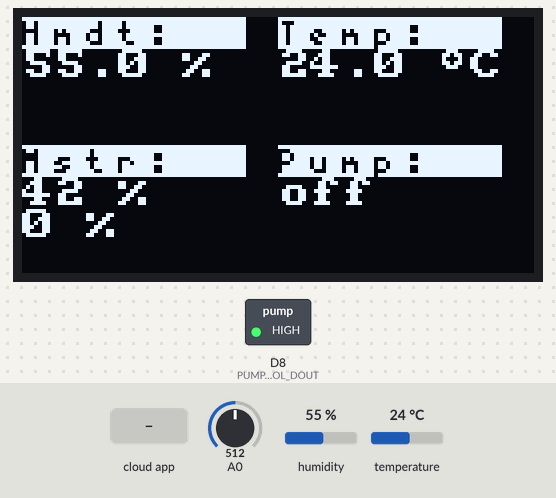
This sketch was run on a simulated Arduino Nano 33 IoT. On the bench: 128×64 one-colour display, switched loads named in the sketch (green lamp = pin HIGH). The test bench sets the inputs (shaded band); at power-on: A0 = 512, humidity 55 %, temperature 24 °C. WiFi joins after 1.5 s; servers stay silent unless stated; what the sketch prints to the serial monitor is not drawn.

Above: at 4.2 s.
4.3 s: the phone or cloud app sets moistureLimit to 50
At 5.8 s:
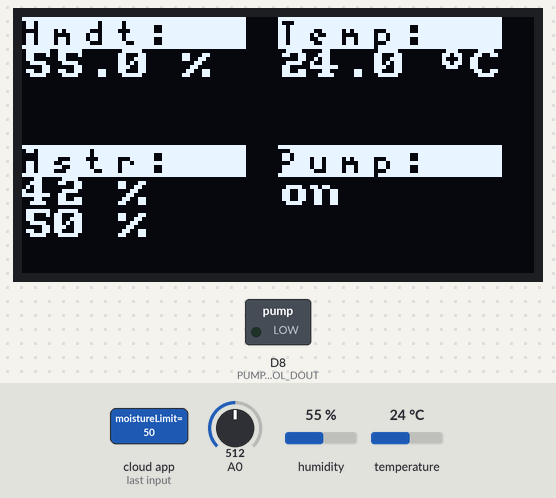
6.5 s: A0 set to 492
At 8.2 s:
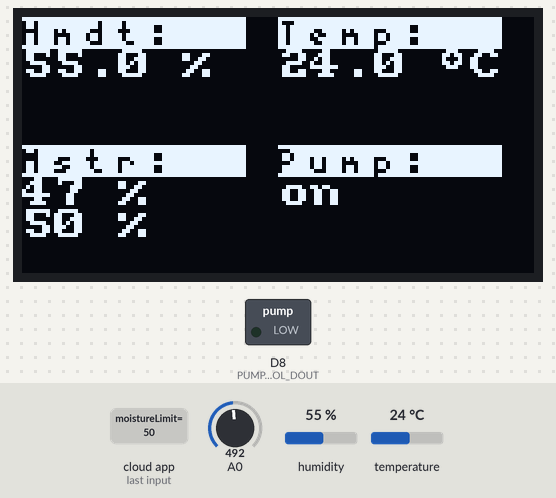
8.5 s: A0 set to 465
At 10.1 s:
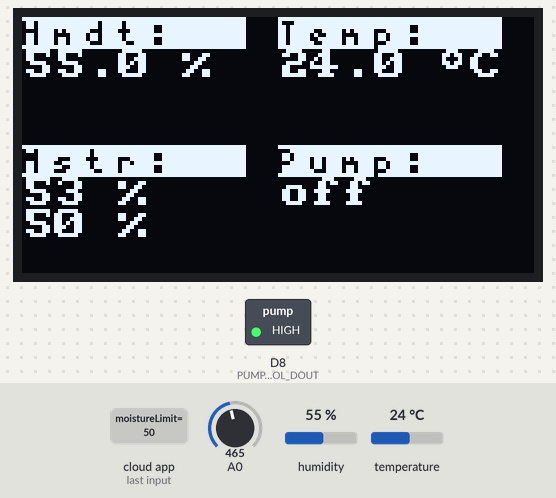
10.5 s: humidity set to 22 %
At 12.1 s:
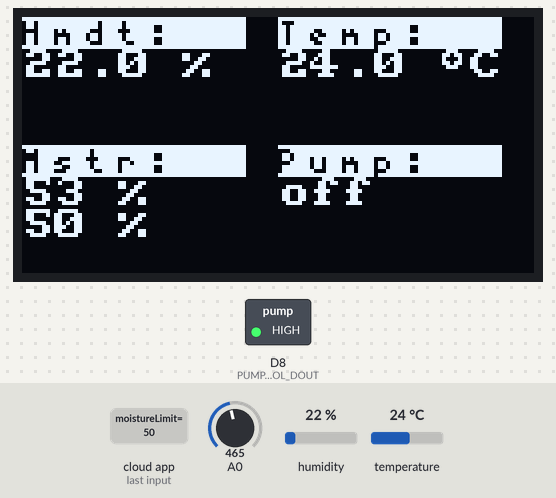
12.5 s: temperature set to 12 °C
At 15.5 s:
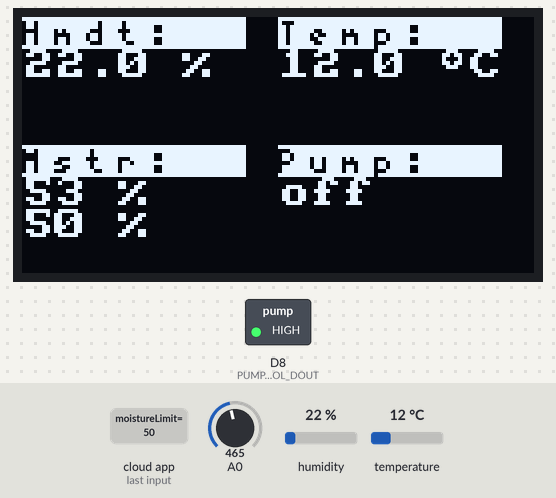
16.5 s: the phone or cloud app sets moistureLimit to 0
At 17.4 s:
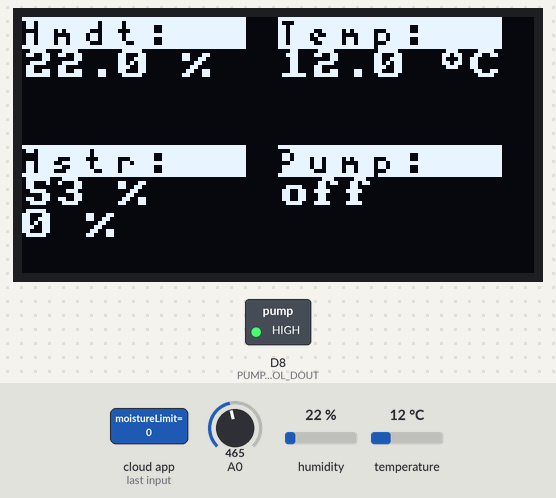
Timing chart, 0 to 19.5 s (numbered marks = the images above; inputs shaded):
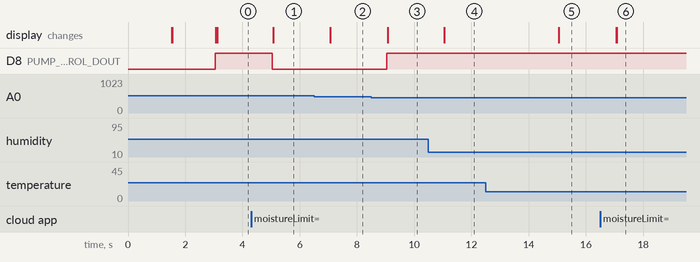

The sketch:

Flower_Planter_v02.ino
```cpp
// Ziskanie ID a hesla pre pripojenie k WIFI
#include "arduino_secrets.h"

/*
  Sketch generated by the Arduino IoT Cloud Thing "Untitled"
  https://create.arduino.cc/cloud/things/c3aa4a51-1f80-4fac-9e25-39c57b667521

  Arduino IoT Cloud Variables description

  The following variables are automatically generated and updated when changes are made to the Thing

  float humidity;
  float temperature;
  int moisture;
  int moistureLimit;
  bool waterPumpOn;

  Variables which are marked as READ/WRITE in the Cloud Thing will also have functions
  which are called when their values are changed from the Dashboard.
  These functions are generated with the Thing and added at the end of this sketch.
*/
#include "thingProperties.h"

#include "DHT.h"                      // Senzor teploty a vlhkosti vzduchu
#include <Arduino.h>                  // Arduino Cloud
#include <U8x8lib.h>                  // Displej
#ifdef U8X8_HAVE_HW_SPI
#include <SPI.h>                      // Displej
#endif


// Definicie: DHT senzor
#define DHTPIN              6         // Pin, z ktoreho sa citaju data o teplote a vlhkosti
#define DHTTYPE             DHT22     // Identifikator pouyiteho senzora

#define PUMP_CONTROL_DOUT   8         // Digitalny pin, pomocou ktoreho sa pusta rele s vodnou pumpou
#define RELAY_ON            LOW       // Rele sa zapne, ak je pin nastaveny na LOW
#define RELAY_OFF           HIGH      // Rele sa rozopne, ak je pin nastaveny na HIGH


// Inicializacia kniznice: DHT
DHT dht(DHTPIN, DHTTYPE);

// Inicializacia kniznice: U8g2
U8X8_SH1106_128X64_NONAME_HW_I2C u8x8(/* reset=*/ U8X8_PIN_NONE);


// Konstanty: vlhka / sucha hlina
const int dry = 690;
const int wet = 260;

// Premenne non-blocking pauzy v loop procedure
unsigned long previousMillis = 0;
const long interval = 2000;           // uvedene v milisekudach

// Priznak na vypis nadpisov
bool writeTitles = true;


void setup() {
  // Initialize serial and wait for port to open:
  Serial.begin(9600);
  // This delay gives the chance to wait for a Serial Monitor without blocking if none is found
  delay(1500);

  // Konfiguracia displeja
  u8x8.begin();
  u8x8.setPowerSave(0);

  // Vypis uvodnu obrzovku
  u8x8.setFont(u8x8_font_amstrad_cpc_extended_f);
  u8x8.setInverseFont(0);
  u8x8.setCursor(4,4);
  u8x8.print("Init ...");

  // Defined in thingProperties.h
  initProperties();

  // Connect to Arduino IoT Cloud
  ArduinoCloud.begin(ArduinoIoTPreferredConnection);

  /*
     The following function allows you to obtain more information
     related to the state of network and IoT Cloud connection and errors
     the higher number the more granular information youâ  ll get.
     The default is 0 (only errors).
     Maximum is 4
 */
  setDebugMessageLevel(2);
  ArduinoCloud.printDebugInfo();

  // Spustenie merania teploty a vlhkosti vzduchu
  dht.begin();

  // Nakonfiguruj prislusny digitalny pin a inicialne vypni zalievanie
  digitalWrite(PUMP_CONTROL_DOUT, RELAY_OFF);
  pinMode(PUMP_CONTROL_DOUT, OUTPUT);
  waterPumpOn = false;
}

void loop() {
  unsigned long currentMillis = millis();

  // Posli aktualne hodnoty premennych do Arduino cloud
  ArduinoCloud.update();

  if (currentMillis - previousMillis >= interval) {
    previousMillis = currentMillis;

    // Odcitaj zo senzora templotu a vlhkost vzduchu
    float airT = dht.readTemperature();
    float airH = dht.readHumidity();


    // Odcitaj vlhkost hliny v kvetinaci (pomocou dedikovaneho senzora vlhkosti hliny)
    int flowerHVal = analogRead(A0);
    flowerHVal = (flowerHVal >= wet) ? flowerHVal : wet;
    flowerHVal = (flowerHVal <= dry) ? flowerHVal : dry;

    // Skontroluj, ci sa podarilo nacitat hodnoty zo senzorov vzduchu
    if (isnan(airH) || isnan(airT)) {
      // Nastav na 0
      airH = 0;
      airT = 0;
    }
    if (isnan(flowerHVal)) {
      // Zastav pumpu a nastav prislusny priznak, pre istotu.
      digitalWrite(PUMP_CONTROL_DOUT, RELAY_OFF);
      waterPumpOn = false;
    }

    // Skonvertuj ciselnu hodnotu senzora vlhkosti hliny na percento
    int flowerH = map(flowerHVal, wet, dry, 100, 0);

    // Aktualizuj premenne pre cloud
    temperature = airT;
    humidity = airH;
    moisture = flowerH;

    // Zisti z cloud-u hodnotu minimanej akceptovanej vlhkosti v kvetinaci.
    // Ak je aktualna vlhkost nizsia ako minimalna akceptovana, pusti vodnu pumpu.
    if (isnan(moistureLimit)) {
        Serial.print("Cakam na nacitanie hodnoty minimalnej akceptovanej vlhkosti v kvetinaci z cloud-u.");
    } else {
      if (flowerH < moistureLimit) {
        // Pusti pumpu a nastav prislusny priznak
        digitalWrite(PUMP_CONTROL_DOUT, RELAY_ON);
        waterPumpOn = true;
      } else if (waterPumpOn) {
        // Zastav pumpu a nastav prislusny priznak
        digitalWrite(PUMP_CONTROL_DOUT, RELAY_OFF);
        waterPumpOn = false;
      }
    }

    // Ak je to pozadovane, vykresli nadpisy
    if (writeTitles) {
      writeTitlesToScreen();

      // Nadpisy vykresli len 1 krat
      writeTitles = false;
    }

    // Nastav font a zrus inverziu pozadia
    u8x8.setFont(u8x8_font_amstrad_cpc_extended_f);
    u8x8.setInverseFont(0);

    // Vlhkost
    u8x8.setCursor(0,1);
    u8x8.print(String(airH,1) + " %");

    // Teplota
    u8x8.setCursor(8,1);
    u8x8.print(String(airT,1) + " \xb0" + "C");

    // Zavlaha v kvetinaci
    u8x8.setCursor(0,5);
    u8x8.print(String(flowerH) + " % ");

    // Limit zavlahy v kvetinaci
    u8x8.setCursor(0,6);

    // Nevzpisuj hodnotu limitu, ak este nie je dotiahnuta z cloud-u
    if (!isnan(moistureLimit)) {
      u8x8.print(String(moistureLimit) + " % ");
    }

    // Stav zapnutia vodnej pumpy
    u8x8.setCursor(8,5);

    // Otestuj, ci je vodna pumpa zapnuta
    if (waterPumpOn) {
      u8x8.print("on ");
    } else {
      u8x8.print("off");
    }
  }
}

void writeTitlesToScreen() {
  // Vycisti display
  u8x8.clearDisplay();

  // Nastav font a inverziu pozadia na blelu
  u8x8.setFont(u8x8_font_5x7_r);
  u8x8.setInverseFont(1);

  // Vypis nadpisy
  u8x8.drawString(0,0,"Hmdt:  ");
  u8x8.drawString(8,0,"Temp:  ");
  u8x8.drawString(0,4,"Mstr:  ");
  u8x8.drawString(8,4,"Pump:  ");
}


/*
  Since MoistureLimit is READ_WRITE variable, onMoistureLimitChange() is
  executed every time a new value is received from IoT Cloud.
*/
void onMoistureLimitChange()  {
  Serial.print("Hodnot minimalnej vlhkosti kvetinaca zmenena na: " + String(moistureLimit));
}
```

arduino_secrets.h
```cpp
#define SECRET_SSID "CHANGEIT"
#define SECRET_OPTIONAL_PASS "CHANGEIT"
```

thingProperties.h
```cpp
// Code generated by Arduino IoT Cloud, DO NOT EDIT.

#include <ArduinoIoTCloud.h>
#include <Arduino_ConnectionHandler.h>

const char SSID[]     = SECRET_SSID;    // Network SSID (name)
const char PASS[]     = SECRET_OPTIONAL_PASS;    // Network password (use for WPA, or use as key for WEP)

void onMoistureLimitChange();

float humidity;
float temperature;
int moisture;
int moistureLimit;
bool waterPumpOn;

void initProperties(){

  ArduinoCloud.addProperty(humidity, READ, 10 * SECONDS, NULL);
  ArduinoCloud.addProperty(temperature, READ, 10 * SECONDS, NULL);
  ArduinoCloud.addProperty(moisture, READ, 10 * SECONDS, NULL);
  ArduinoCloud.addProperty(moistureLimit, READWRITE, ON_CHANGE, onMoistureLimitChange, 1);
  ArduinoCloud.addProperty(waterPumpOn, READ, ON_CHANGE, NULL);

}

WiFiConnectionHandler ArduinoIoTPreferredConnection(SSID, PASS);
```

Measured:
- the behaviour switches between 480 and 479 on A0 (found by bisection; images 2 and 3)
- after the input at 4.3 s, D8 (PUMP_CONTROL_DOUT): HIGH → LOW after 0.74 s; the display: changes after 0.77 s (image 1)
- after the input at 6.5 s, the display: changes after 0.56 s (image 2)
- after the input at 8.5 s, D8 (PUMP_CONTROL_DOUT): LOW → HIGH after 0.54 s; the display: changes after 0.57 s (image 3)
- after the input at 10.5 s, the display: first changes after 0.55 s (image 4 shows a later state)
- after the input at 12.5 s, the display: first changes after 2.6 s (image 5 shows a later state)
- after the input at 16.5 s, the display: first changes after 0.57 s (image 6 shows a later state)
